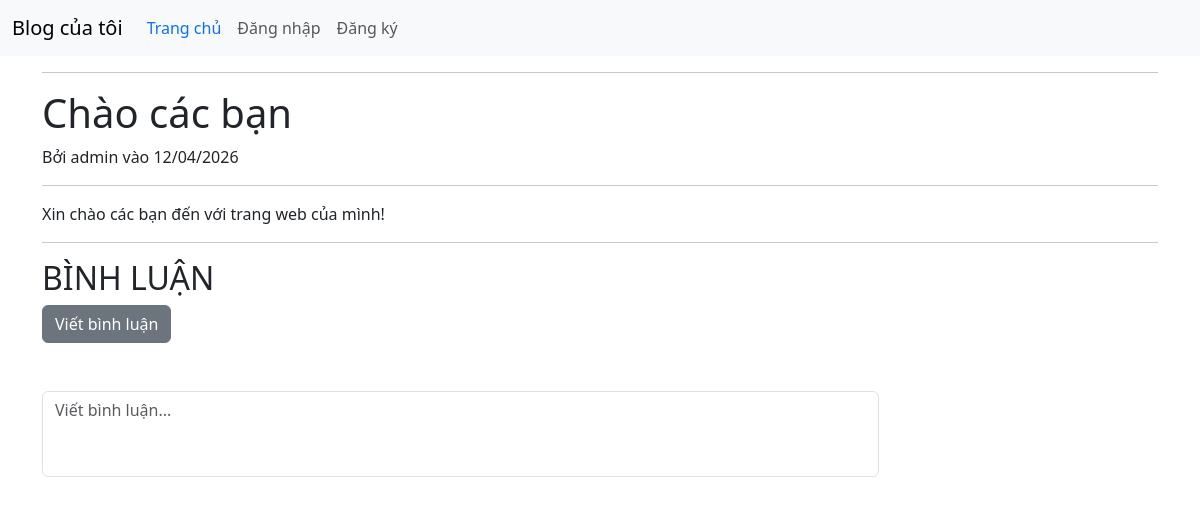
Page /post/9 on the committed database.
### blog/models.py (models this page shows, shortened)
class Post(models.Model):
    title = models.CharField(max_length=200)
    content = models.TextField()
    created_at = models.DateTimeField(auto_now_add=True)
    updated_at = models.DateTimeField(auto_now=True)
    author = models.ForeignKey(User, on_delete=models.CASCADE, default=1)

### blog/views.py (the view)
# urls.py: path('post/<int:pk>', PostDetailView.as_view(), name="post-detail"),
class PostDetailView(DetailView):
    model = Post
    template_name = 'post_detail.html'
    context_object_name = 'post'

### blog/templates/post_detail.html (shortened to what this page needs)
{% extends "base.html" %}
{% block content %}
    <hr>
    <h1>{{ post.title }}</h1>
    <article>
        <p>Bởi {{ post.author.username }} vào {{ post.created_at|date:"d/m/Y" }}</p>
        <hr>
        <p>{{ post.content|truncatewords:30 }}</p>
    </article>
    <hr>
    <h2 class="text-uppercase">Bình luận</h2>
    <button onclick="Focus()" title="Viết bình luận" class="btn btn-secondary">Viết bình luận</button>
    <br>
    <br>
    <textarea type="text" name="binh_luan" id="binh_luan" class="form-control w-75" rows="3" style="resize: none;"  placeholder="Viết bình luận..."></textarea>
    <br>
{% endblock %}

### rows in the picture
Post: title "Chào các bạn", author.username "admin", created_at "12/04/2026", content "Xin chào các bạn đến với trang web của mình!"
